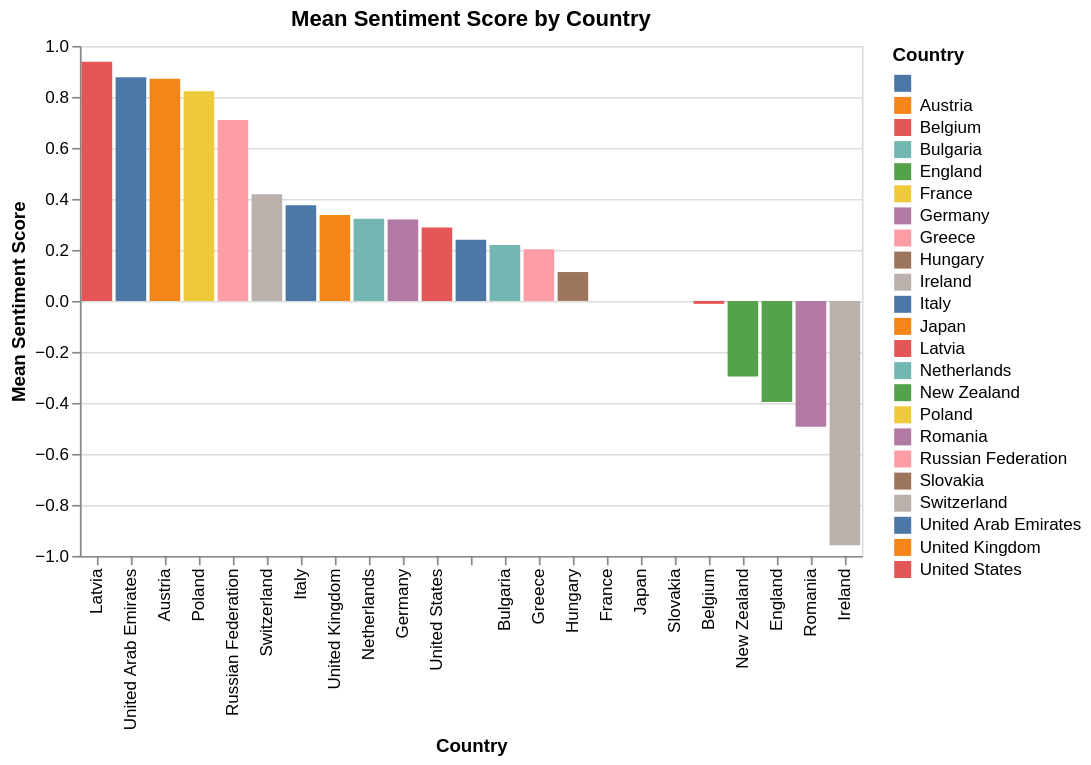

The code cell stored with this chart in its notebook:
### Markdown cell above
### Let's redo the graphs using the Atair Package

### Code cell
import altair as alt

# Prepare data for mean sentiment score by province
dfg_province = df_output.groupby('Source Country')['sentiment_score'].mean().reset_index()

# Create the Altair bar chart for Sentiment Score by Province
chart_province = alt.Chart(dfg_province).mark_bar().encode(
    x=alt.X('Source Country:N', title='Country', sort='-y'), # Sort by sentiment score
    y=alt.Y('sentiment_score:Q', title='Mean Sentiment Score'),
    color=alt.Color('Source Country:N', legend=alt.Legend(title="Country")),
    tooltip=['Source Country', 'sentiment_score']
).properties(
    title='Mean Sentiment Score by Country'
).interactive()

chart_province

### Figure 1 — Vega specification as saved in the notebook (floating-point values rounded to 4 significant figures)
{"$schema": "https://vega.github.io/schema/vega/v5.json", "data": [{"name": "param_10_store"}, {"name": "source_0"}, {"name": "data_0", "values": [{"Source Country": "", "sentiment_score": 0.2394, "sentiment_score_end": 0.2394, "sentiment_score_start": 0.0}, {"Source Country": "Austria", "sentiment_score": 0.8709, "sentiment_score_end": 0.8709, "sentiment_score_start": 0.0}, {"Source Country": "Belgium", "sentiment_score": -0.01155, "sentiment_score_end": -0.01155, "sentiment_score_start": 0.0}, {"Source Country": "Bulgaria", "sentiment_score": 0.2192, "sentiment_score_end": 0.2192, "sentiment_score_start": 0.0}, {"Source Country": "England", "sentiment_score": -0.3962, "sentiment_score_end": -0.3962, "sentiment_score_start": 0.0}, {"Source Country": "France", "sentiment_score": 0.0, "sentiment_score_end": 0.0, "sentiment_score_start": 0.0}, {"Source Country": "Germany", "sentiment_score": 0.3192, "sentiment_score_end": 0.3192, "sentiment_score_start": 0.0}, {"Source Country": "Greece", "sentiment_score": 0.2027, "sentiment_score_end": 0.2027, "sentiment_score_start": 0.0}, {"Source Country": "Hungary", "sentiment_score": 0.1132, "sentiment_score_end": 0.1132, "sentiment_score_start": 0.0}, {"Source Country": "Ireland", "sentiment_score": -0.9578, "sentiment_score_end": -0.9578, "sentiment_score_start": 0.0}, {"Source Country": "Italy", "sentiment_score": 0.3755, "sentiment_score_end": 0.3755, "sentiment_score_start": 0.0}, {"Source Country": "Japan", "sentiment_score": 0.0, "sentiment_score_end": 0.0, "sentiment_score_start": 0.0}, {"Source Country": "Latvia", "sentiment_score": 0.9382, "sentiment_score_end": 0.9382, "sentiment_score_start": 0.0}, {"Source Country": "Netherlands", "sentiment_score": 0.3224, "sentiment_score_end": 0.3224, "sentiment_score_start": 0.0}, {"Source Country": "New Zealand", "sentiment_score": -0.296, "sentiment_score_end": -0.296, "sentiment_score_start": 0.0}, {"Source Country": "Poland", "sentiment_score": 0.8225, "sentiment_score_end": 0.8225, "sentiment_score_start": 0.0}, {"Source Country": "Romania", "sentiment_score": -0.4939, "sentiment_score_end": -0.4939, "sentiment_score_start": 0.0}, {"Source Country": "Russian Federation", "sentiment_score": 0.7096, "sentiment_score_end": 0.7096, "sentiment_score_start": 0.0}, {"Source Country": "Slovakia", "sentiment_score": 0.0, "sentiment_score_end": 0.0, "sentiment_score_start": 0.0}, {"Source Country": "Switzerland", "sentiment_score": 0.418, "sentiment_score_end": 0.418, "sentiment_score_start": 0.0}, {"Source Country": "United Arab Emirates", "sentiment_score": 0.877, "sentiment_score_end": 0.877, "sentiment_score_start": 0.0}, {"Source Country": "United Kingdom", "sentiment_score": 0.337, "sentiment_score_end": 0.337, "sentiment_score_start": 0.0}, {"Source Country": "United States", "sentiment_score": 0.2874, "sentiment_score_end": 0.2874, "sentiment_score_start": 0.0}]}, {"name": "source_0_x_domain_Source Country", "values": [{"Source Country": "", "sort_field": 0.2394}, {"Source Country": "Austria", "sort_field": 0.8709}, {"Source Country": "Belgium", "sort_field": -0.01155}, {"Source Country": "Bulgaria", "sort_field": 0.2192}, {"Source Country": "England", "sort_field": -0.3962}, {"Source Country": "France", "sort_field": 0.0}, {"Source Country": "Germany", "sort_field": 0.3192}, {"Source Country": "Greece", "sort_field": 0.2027}, {"Source Country": "Hungary", "sort_field": 0.1132}, {"Source Country": "Ireland", "sort_field": -0.9578}, {"Source Country": "Italy", "sort_field": 0.3755}, {"Source Country": "Japan", "sort_field": 0.0}, {"Source Country": "Latvia", "sort_field": 0.9382}, {"Source Country": "Netherlands", "sort_field": 0.3224}, {"Source Country": "New Zealand", "sort_field": -0.296}, {"Source Country": "Poland", "sort_field": 0.8225}, {"Source Country": "Romania", "sort_field": -0.4939}, {"Source Country": "Russian Federation", "sort_field": 0.7096}, {"Source Country": "Slovakia", "sort_field": 0.0}, {"Source Country": "Switzerland", "sort_field": 0.418}, {"Source Country": "United Arab Emirates", "sort_field": 0.877}, {"Source Country": "United Kingdom", "sort_field": 0.337}, {"Source Country": "United States", "sort_field": 0.2874}]}, {"name": "data_0_color_domain_Source Country", "values": [{"Source Country": ""}, {"Source Country": "Austria"}, {"Source Country": "Belgium"}, {"Source Country": "Bulgaria"}, {"Source Country": "England"}, {"Source Country": "France"}, {"Source Country": "Germany"}, {"Source Country": "Greece"}, {"Source Country": "Hungary"}, {"Source Country": "Ireland"}, {"Source Country": "Italy"}, {"Source Country": "Japan"}, {"Source Country": "Latvia"}, {"Source Country": "Netherlands"}, {"Source Country": "New Zealand"}, {"Source Country": "Poland"}, {"Source Country": "Romania"}, {"Source Country": "Russian Federation"}, {"Source Country": "Slovakia"}, {"Source Country": "Switzerland"}, {"Source Country": "United Arab Emirates"}, {"Source Country": "United Kingdom"}, {"Source Country": "United States"}]}], "signals": [{"name": "x_step", "value": 20}, {"name": "width", "update": "bandspace(domain('x').length, 0.1, 0.05) * x_step"}, {"name": "unit", "value": {}, "on": [{"events": "pointermove", "update": "isTuple(group()) ? group() : unit"}]}, {"name": "param_10", "update": "vlSelectionResolve(\"param_10_store\", \"union\")"}, {"name": "param_10_Source_Country", "on": [{"events": [{"source": "view", "type": "dblclick"}], "update": "null"}, {"events": {"signal": "param_10_translate_delta"}, "update": "panLinear(param_10_translate_anchor.extent_x, -param_10_translate_delta.x / width)"}, {"events": {"signal": "param_10_zoom_delta"}, "update": "zoomLinear(domain(\"x\"), param_10_zoom_anchor.x, param_10_zoom_delta)"}]}, {"name": "param_10_sentiment_score", "on": [{"events": [{"source": "view", "type": "dblclick"}], "update": "null"}, {"events": {"signal": "param_10_translate_delta"}, "update": "panLinear(param_10_translate_anchor.extent_y, param_10_translate_delta.y / height)"}, {"events": {"signal": "param_10_zoom_delta"}, "update": "zoomLinear(domain(\"y\"), param_10_zoom_anchor.y, param_10_zoom_delta)"}]}, {"name": "param_10_tuple", "on": [{"events": [{"signal": "param_10_Source_Country || param_10_sentiment_score"}], "update": "param_10_Source_Country && param_10_sentiment_score ? {unit: \"\", fields: param_10_tuple_fields, values: [param_10_Source_Country,param_10_sentiment_score]} : null"}]}, {"name": "param_10_tuple_fields", "value": [{"field": "Source Country", "channel": "x", "type": "E"}, {"field": "sentiment_score", "channel": "y", "type": "R"}]}, {"name": "param_10_translate_anchor", "value": {}, "on": [{"events": [{"source": "scope", "type": "pointerdown"}], "update": "{x: x(unit), y: y(unit), extent_x: domain(\"x\"), extent_y: domain(\"y\")}"}]}, {"name": "param_10_translate_delta", "value": {}, "on": [{"events": [{"source": "window", "between": [{"source": "scope", "type": "pointerdown"}, {"source": "window", "type": "pointerup"}], "consume": true, "type": "pointermove"}], "update": "{x: param_10_translate_anchor.x - x(unit), y: param_10_translate_anchor.y - y(unit)}"}]}, {"name": "param_10_zoom_anchor", "on": [{"events": [{"source": "scope", "type": "wheel", "consume": true}], "update": "{x: invert(\"x\", x(unit)), y: invert(\"y\", y(unit))}"}]}, {"name": "param_10_zoom_delta", "on": [{"events": [{"source": "scope", "consume": true, "type": "wheel"}], "update": "pow(1.001, event.deltaY * pow(16, event.deltaMode))", "force": true}]}, {"name": "param_10_modify", "on": [{"events": {"signal": "param_10_tuple"}, "update": "modify(\"param_10_store\", param_10_tuple, true)"}]}], "marks": [{"type": "rect", "name": "marks", "from": {"data": "data_0"}, "encode": {"update": {"width": {"signal": "max(0.25, bandwidth('x'))"}, "y2": {"field": "sentiment_score_start", "scale": "y"}, "x": {"field": "Source Country", "scale": "x"}, "tooltip": {"signal": "{\"Source Country\": isValid(datum[\"Source Country\"]) ? datum[\"Source Country\"] : \"\"+datum[\"Source Country\"], \"sentiment_score\": format(datum[\"sentiment_score\"], \"\")}"}, "fill": {"field": "Source Country", "scale": "color"}, "y": {"field": "sentiment_score_end", "scale": "y"}}}, "clip": true, "style": ["bar"], "interactive": true}], "scales": [{"name": "x", "type": "band", "domain": {"data": "source_0_x_domain_Source Country", "field": "Source Country", "sort": {"op": "max", "field": "sort_field", "order": "descending"}}, "range": {"step": {"signal": "x_step"}}, "paddingOuter": 0.05, "paddingInner": 0.1}, {"name": "y", "type": "linear", "domain": {"data": "data_0", "fields": ["sentiment_score_start", "sentiment_score_end"]}, "range": [{"signal": "height"}, 0], "nice": true, "zero": true, "domainRaw": {"signal": "param_10[\"sentiment_score\"]"}}, {"name": "color", "type": "ordinal", "domain": {"data": "data_0_color_domain_Source Country", "field": "Source Country", "sort": true}, "range": "category"}], "axes": [{"scale": "y", "aria": false, "grid": true, "ticks": false, "orient": "left", "gridScale": "x", "minExtent": 0, "tickCount": {"signal": "ceil(height/40)"}, "domain": false, "labels": false, "zindex": 0, "maxExtent": 0}, {"scale": "x", "zindex": 0, "title": "Country", "labelAngle": 270, "labelBaseline": "middle", "grid": false, "orient": "bottom", "labelAlign": "right"}, {"scale": "y", "orient": "left", "grid": false, "zindex": 0, "labelOverlap": true, "title": "Mean Sentiment Score", "tickCount": {"signal": "ceil(height/40)"}}], "title": {"text": "Mean Sentiment Score by Country", "frame": "group"}, "style": "cell", "legends": [{"title": "Country", "fill": "color", "symbolType": "square"}], "padding": 5, "background": "white", "height": 300}
